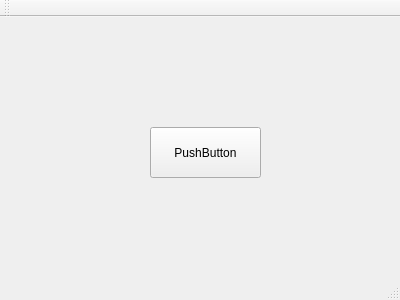
<?xml version="1.0" encoding="UTF-8"?>
<ui version="4.0">
 <class>MainWindow</class>
 <widget class="QMainWindow" name="MainWindow">
  <property name="geometry">
   <rect>
    <x>0</x>
    <y>0</y>
    <width>400</width>
    <height>300</height>
   </rect>
  </property>
  <property name="windowTitle">
   <string>MainWindow</string>
  </property>
  <widget class="QWidget" name="centralWidget">
   <widget class="QPushButton" name="pushButton">
    <property name="geometry">
     <rect>
      <x>150</x>
      <y>110</y>
      <width>111</width>
      <height>51</height>
     </rect>
    </property>
    <property name="text">
     <string>PushButton</string>
    </property>
   </widget>
  </widget>
  <widget class="QMenuBar" name="menuBar">
   <property name="geometry">
    <rect>
     <x>0</x>
     <y>0</y>
     <width>400</width>
     <height>21</height>
    </rect>
   </property>
  </widget>
  <widget class="QToolBar" name="mainToolBar">
   <attribute name="toolBarArea">
    <enum>TopToolBarArea</enum>
   </attribute>
   <attribute name="toolBarBreak">
    <bool>false</bool>
   </attribute>
  </widget>
  <widget class="QStatusBar" name="statusBar"/>
 </widget>
 <layoutdefault spacing="6" margin="11"/>
 <resources/>
 <connections/>
</ui>
